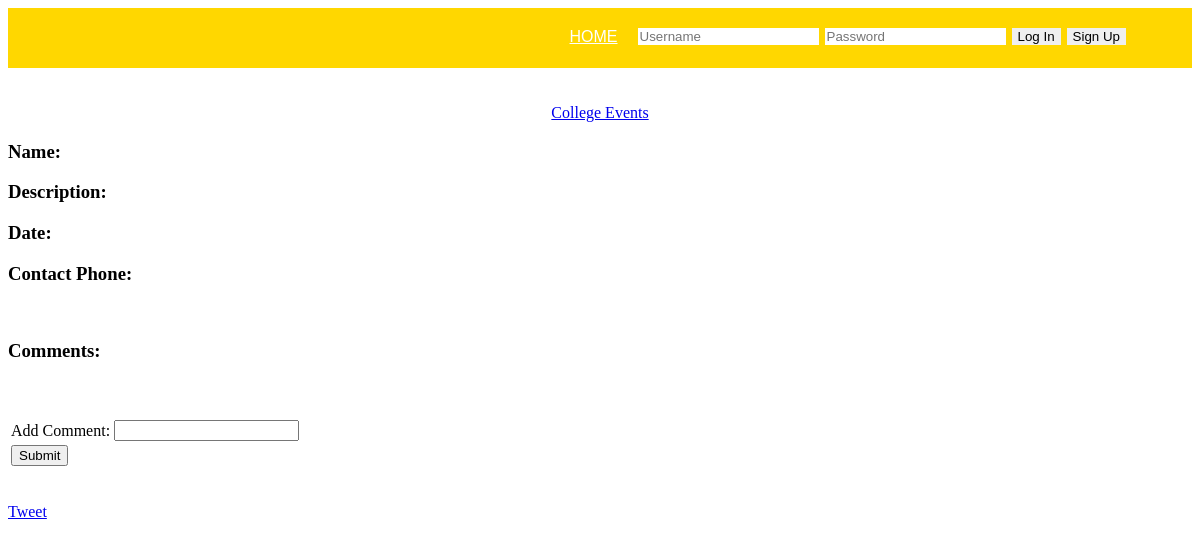
Page /events.php on the earlier database version.
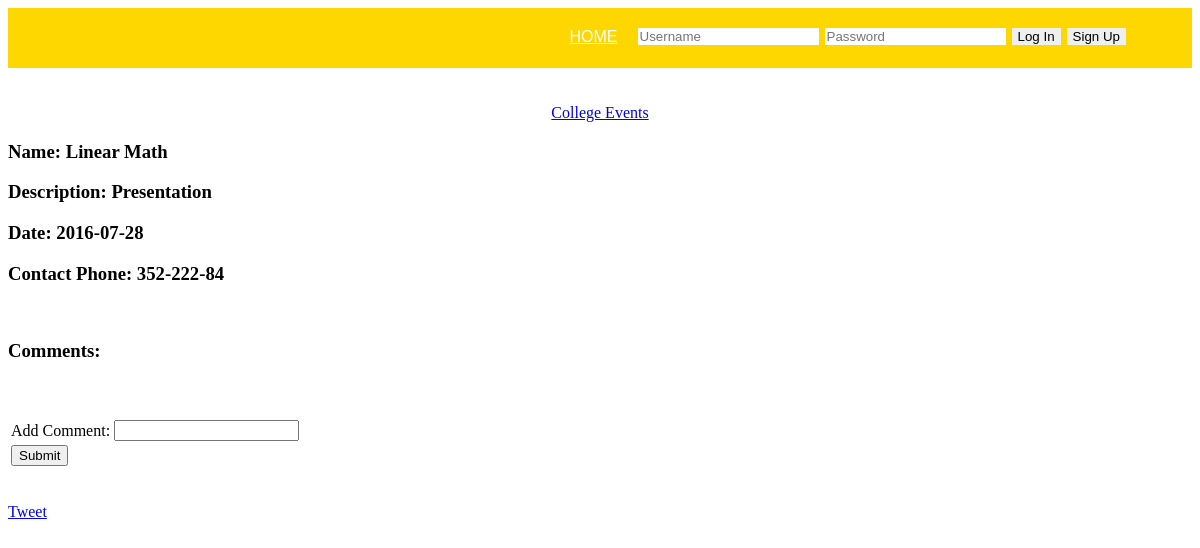
Same page on the later database version.
### tables this page shows
CREATE TABLE `my_event` (
  `evt_id` int(11) NOT NULL,
  `evt_time` time NOT NULL,
  `evt_comment` text NOT NULL,
  `evt_date` date NOT NULL,
  `evt_contact` varchar(10) NOT NULL,
  `evt_name` varchar(50) NOT NULL,
  `evt_description` varchar(50) DEFAULT NULL,
  `location` varchar(50) NOT NULL
);

### includes/functions.inc.php (called while the page is built, shortened)
<?php
	function loggedIn()
	{
		if (isset($_SESSION['logged_in']))
			return true;
			else
				return false;
	}

### events.php (the view, shortened to what this page needs)
<?php
include "header.php";
function listEventInfo() {
	include "dbhandler.php";
	try{
		$dbh = new PDO("mysql:host=$server;dbname=$db_name", $user, $pass);
		$dbh->setAttribute(PDO::ATTR_ERRMODE, PDO::ERRMODE_EXCEPTION);
		$stmt = $dbh->prepare("SELECT e.evt_name, e.evt_description, e.evt_date, e.evt_contact, e.evt_id, e.evt_comment FROM my_event e, public p WHERE e.evt_id = p.evt_id");
		$stmt->bindParam(':evt_id', $_GET['evt_id'], PDO::PARAM_INT);
		$stmt->execute();
		$result = $stmt->fetch(PDO::FETCH_ASSOC);
		echo "<h3>Name: " . $result['evt_name'] . "</h3>";
		echo "<h3>Description: " . $result['evt_description'] . "</h3>";
		echo "<h3>Date: " . $result['evt_date'] . "</h3>";
		echo "<h3>Contact Phone: " . $result['evt_contact'] . "</h3>";
	}
	catch(Exception $e){
		echo 'We are unable to process your request. Please try again later';
	}
}
function listCommentsAndRatings() {
	try{
		echo "<h3>Comments: </h3>";
	}
	catch(Exception $e){
		echo 'We are unable to process your request. Please try again later';
	}
}?>
<div id="page">
	<br><br><center><div class="logo"><a href="index.php";
	color: #333333;">College Events</a></div></center>
		<?php
			listEventInfo();
			echo "<br>";
			listCommentsAndRatings();
		?>
	<div id="page">
	<br><br>
			<form>
				<table>
					<tr><td> <label for="text">Add Comment:</label> </td>
						<td> <input type="text" id="comment" name="comment" value="" maxlength="150" /> </td></tr>
			</form>
			<form method="post" action="comment.php">
					<tr><td><input type="submit" value="Submit"> </td></tr>
			</form>
			</div>
		<br>
		<a class="twitter-share-button"	href="https://twitter.com/share">Tweet</a>
	</div>
</body>

### header.php (shortened to what this page needs)
<?php
	include 'includes/functions.inc.php';
?>
<link rel='stylesheet' type='text/css' href='style.css'>
<header>
<nav>
<ul>
<?php
	echo "<li><a href='index.php'>HOME</a></li>";
	if (loggedIn())
	{
		if (isset($_SESSION['username']))
			echo $_SESSION['username'];
		if (isset($_SESSION['status']))
		{
			if($_SESSION['status'] == 1)
				echo ' [Administrator]';
			else if ($_SESSION['status'] == 2)
				echo ' [Super Administrator]';
		}
		echo "<form method='get' action='includes/logout.inc.php'>
				<button type='submit'>Logout</button>
				</form>";
	}
	else
	{
		echo "<form method = 'post' action = 'includes/login.inc.php'>
			<input type = 'text' name = 'username' placeholder='Username'>
			<input type = 'password' name = 'password' placeholder='Password'>
			<input type = 'submit' name = 'Log In' value = 'Log In'>
			</form>";
		echo "<form method = 'post' action = 'signup.php'>
			<input type='submit' name = 'Sign Up' value = 'Sign Up'></form>";
	}
?>
</ul>
</nav>
</header>

### style.css (style rules this page uses)
header { width: 100%; height: 60px; background-color: #FFD700; }
nav ul { float: right; margin-top: 20px; margin-right: 60px; }
nav ul li { list-style: none; float: left; margin-right: 20px; }
nav ul li a { color: #fff; font-family: Arial; font-size: 16px; }
nav ul form { float: left; }
nav ul form input { float: left; border: none; margin-right: 6px; }

Differences in the rows shown:
added my_event: evt_name "Linear Math", evt_description "Presentation", evt_date "2016-07-28", evt_contact "352-222-84"
